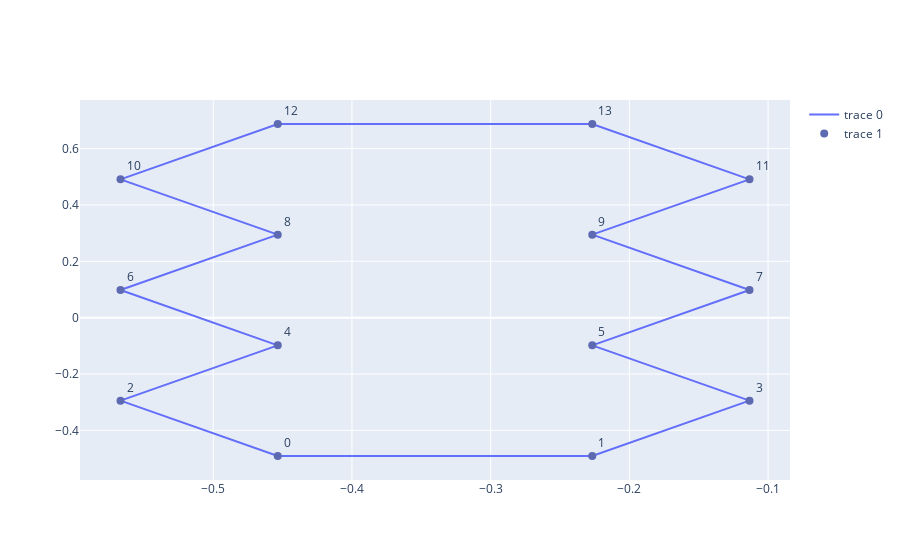

The notebook cell this image was saved under:
### Code cell
import plotly.graph_objects as go
import pandas as pd

# df = pd.DataFrame({'world_rank': [1, 2, 3, 4, 5],
#                    'university_name': ['Harvard', 'MIT', 'Stanford', 'Cambridge', 'Oxford'],
#                    'citations': [98.8, 98.7, 97.6, 97.5, 96]})
# df = pd.
df_data = []
for vtx in exam_obj['mesh']['vertices']:
    df_data.append({
        "vtx_id": vtx['id'],
        "x": vtx['r'][0],
        "y": vtx['r'][1],
    })
df = pd.DataFrame(df_data)
boundary_data = []
# for 
bound_faces = [f for f in exam_obj['mesh']['faces'] if f['outer']]
if len(bound_faces) != 1:
    raise Exception()
for v in bound_faces[0]['vertices'] + [bound_faces[0]['vertices'][0]]:
    vtx = exam_obj['mesh']['vertices'][v]
    boundary_data.append({
        "x": vtx['r'][0],
        'y': vtx['r'][1],
    })
boundary_df = pd.DataFrame(boundary_data)
# layout = dict(plot_bgcolor='white',
#               margin=dict(t=20, l=20, r=20, b=20),
#               xaxis=dict(title='World Rank',
#                          range=[0.9, 5.5],
#                          linecolor='#d9d9d9',
#                          showgrid=False,
#                          mirror=True),
#               yaxis=dict(title='Citations',
#                          range=[95.5, 99.5],
#                          linecolor='#d9d9d9',
#                          showgrid=False,
#                          mirror=True))

data = go.Scatter(x=df['x'],
                  y=df['y'],
                  text=df['vtx_id'],
                  textposition='top right',
                  # textfont=dict(color='#E58606'),
                  mode='markers+text',
                  marker=dict(color='#5D69B1', size=8),
                  line=dict(color='#52BCA3', width=1, dash='dash'),
                  # name='citations'
                 )

boundary_plot = go.Scatter(x=boundary_df['x'],y=boundary_df['y'],mode='lines')

fig = go.Figure(data=[boundary_plot, data])

fig.show()

### Figure 1 — Plotly figure (JSON) as saved in the notebook; plotly's stock layout.template omitted (floating-point values rounded to 4 significant figures)
{"data": [{"mode": "lines", "type": "scatter", "x": [-0.5669, -0.4535, -0.5669, -0.4535, -0.5669, -0.4535, -0.2268, -0.1134, -0.2268, -0.1134, -0.2268, -0.1134, -0.2268, -0.4535, -0.5669], "y": [-0.2946, -0.09819, 0.09819, 0.2946, 0.4909, 0.6873, 0.6873, 0.4909, 0.2946, 0.09819, -0.09819, -0.2946, -0.4909, -0.4909, -0.2946]}, {"line": {"color": "#52BCA3", "dash": "dash", "width": 1}, "marker": {"color": "#5D69B1", "size": 8}, "mode": "markers+text", "text": [0, 1, 2, 3, 4, 5, 6, 7, 8, 9, 10, 11, 12, 13], "textposition": "top right", "type": "scatter", "x": [-0.4535, -0.2268, -0.5669, -0.1134, -0.4535, -0.2268, -0.5669, -0.1134, -0.4535, -0.2268, -0.5669, -0.1134, -0.4535, -0.2268], "y": [-0.4909, -0.4909, -0.2946, -0.2946, -0.09819, -0.09819, 0.09819, 0.09819, 0.2946, 0.2946, 0.4909, 0.4909, 0.6873, 0.6873]}], "layout": {"autosize": true, "xaxis": {"autorange": true, "range": [-0.6019, -0.07836], "type": "linear"}, "yaxis": {"autorange": true, "range": [-0.5995, 0.7959], "type": "linear"}}}
